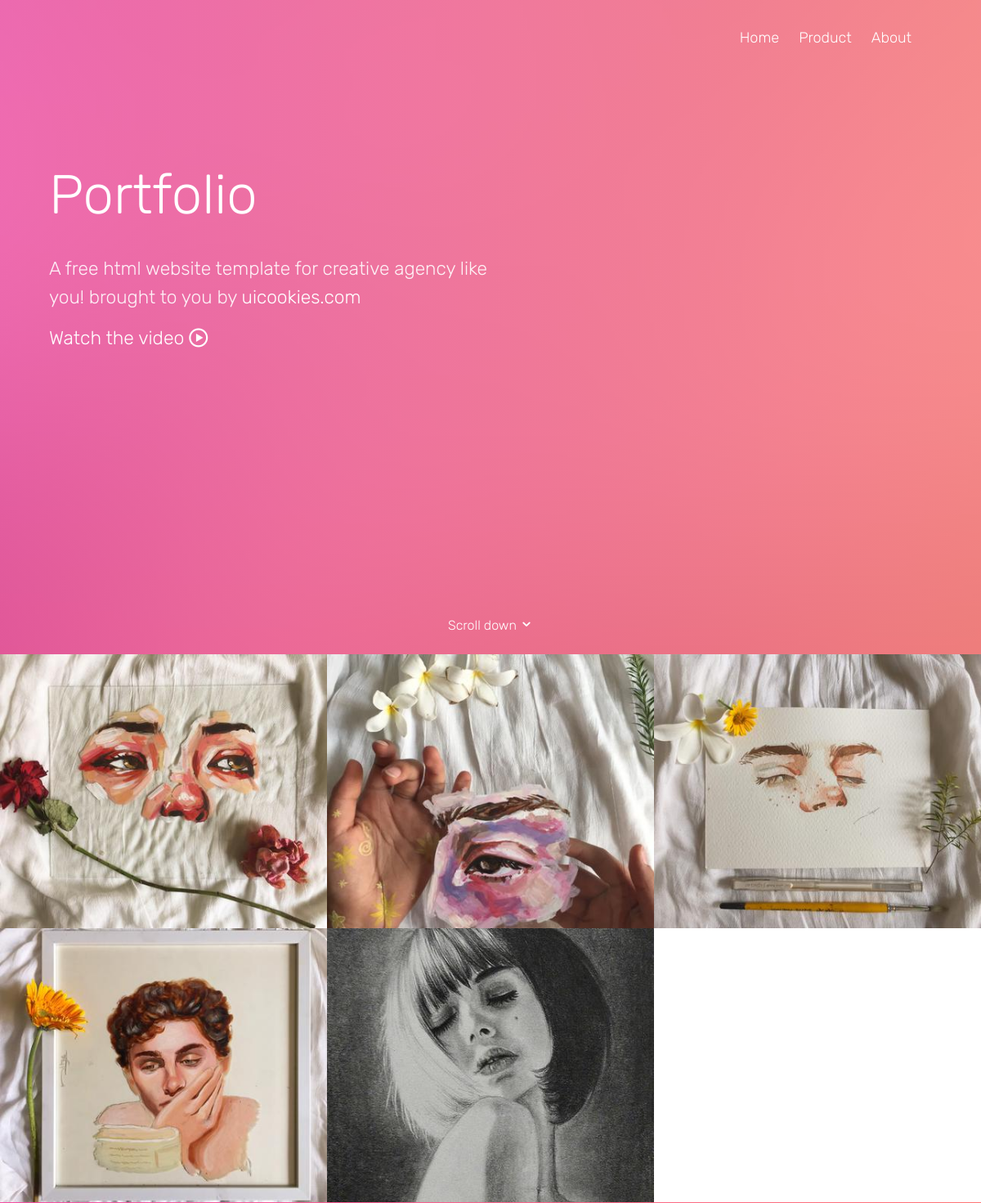
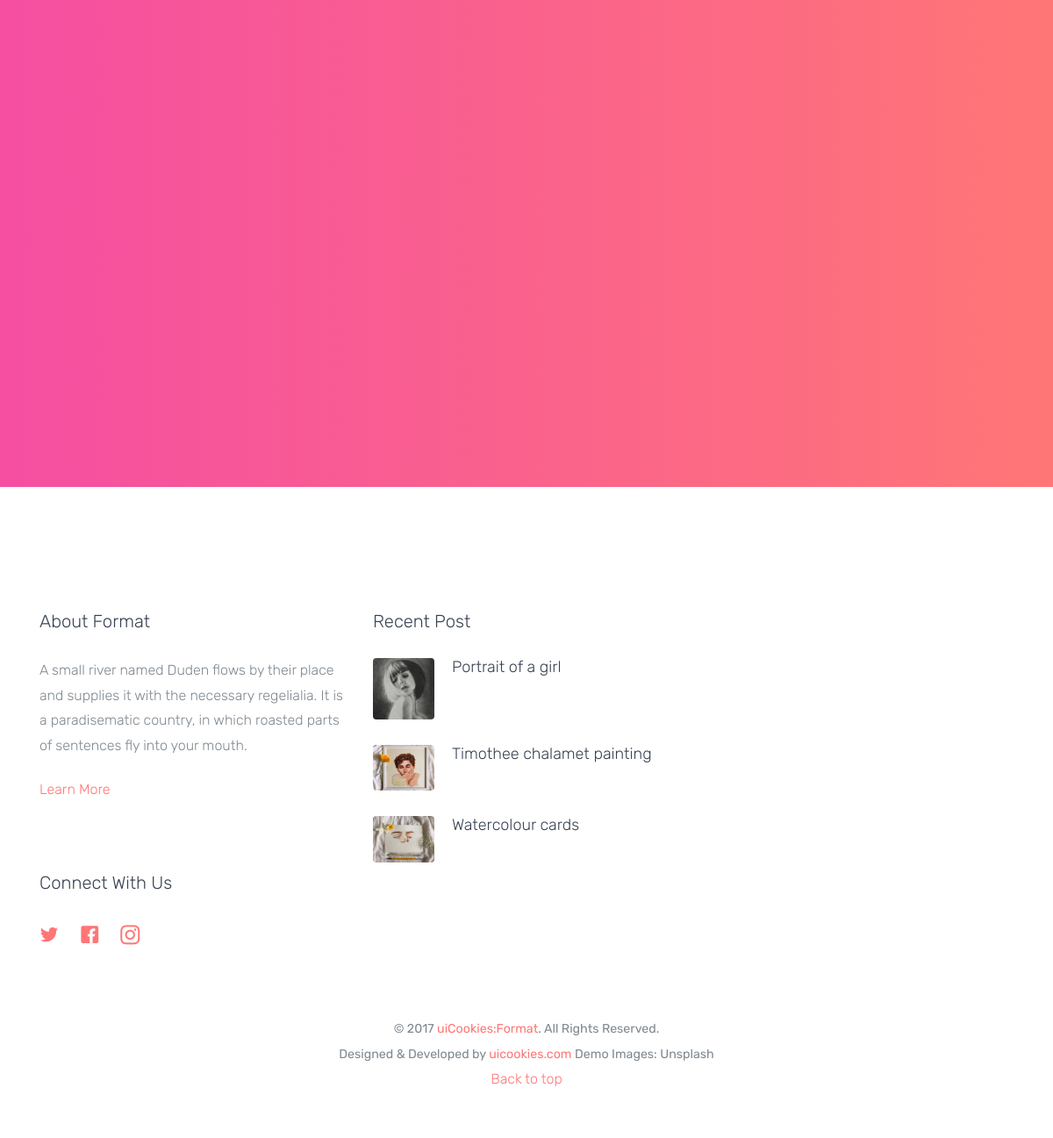
The page /artwork on the database its author committed (2 pictures, top to bottom).
### main/models.py (models this page shows, shortened)
class Art(models.Model):
    name = models.CharField(max_length=50)
    picture = models.ImageField(upload_to='art/')
    picture2 = models.ImageField(upload_to='art/', blank=True, null=True)
    picture3 = models.ImageField(upload_to='art/', blank=True, null=True)
    picture4 = models.ImageField(upload_to='art/', blank=True, null=True)
    description = models.TextField()
    best_size = models.CharField(max_length=15, blank=True, choices=choices)
    pub_date = models.DateField('publish date')
    cropped =  models.ImageField(upload_to='art_croped/', blank=True, null=True)

### main/views.py (the view)
# urls.py: path('artwork', art, name="art"),
def art(request):
    art_work = Art.objects.all()
    return render(request, "main/portfolio.html", {'art':art_work, 'Recent_art':recent_art})

### main/templates/main/portfolio.html (shortened to what this page needs)
{% extends "base.html" %}
{% load static %}
{% block body %}
  <section class="probootstrap-intro" style="background-image: url(img/hero_bg_2.jpg);" data-stellar-background-ratio="0.5">
    <div class="container-fluid">
      <div class="row">
        <div class="col-md-7 probootstrap-intro-text">
          <h1 class="probootstrap-animate">Portfolio</h1>
          <div class="probootstrap-subtitle probootstrap-animate">
            <h2>A free html website template for creative agency like you! brought to you by <a href="https://uicookies.com/" target="_blank">uicookies.com</a></h2>
          </div>
          <p class="watch-intro probootstrap-animate"><a href="https://vimeo.com/45830194" class="popup-vimeo">Watch the video <i class="icon-play2"></i></a></p>
        </div>
      </div>
    </div>
    <a class="probootstrap-scroll-down js-next" href="#next-section">Scroll down <i class="icon-chevron-down"></i></a>
  </section>
  <section id="next-section">
    <div class="container-fluid">
      <div class="row probootstrap-gutter0">
        {% for piece in art %}
        <div class="col-md-4 col-sm-6">
          <a href="{% url 'main:buy' piece.pk %}" class="probootstrap-hover-overlay">
            <img src="{{piece.cropped.url}}" alt="{{piece.name}}" class="img-responsive">
          </a>
        </div>
        {% endfor %}
      </div>
    </div>
  </section>
  <section class="probootstrap-section probootstrap-section-colored">
    <div class="container">
      <div class="row text-center">
      </div>
      <div class="row">
      </div>
    </div>
  </section>
  <footer role="contentinfo" class="probootstrap-footer">
    <div class="container">
      <div class="row">
        <div class="col-md-4">
          <div class="probootstrap-footer-widget">
            <h3>About Format</h3>
            <p>A small river named Duden flows by their place and supplies it with the necessary regelialia. It is a paradisematic country, in which roasted parts of sentences fly into your mouth.</p>
            <p><a href="#" class="link-with-icon">Learn More </a></p>
          </div>
          <div class="probootstrap-footer-widget">
            <h3>Connect With Us</h3>
            <ul class="probootstrap-footer-social">
              <li><a href=""><i class="icon-twitter"></i></a></li>
              <li><a href=""><i class="icon-facebook"></i></a></li>
              <li><a href=""><i class="icon-instagram2"></i></a></li>
            </ul>
          </div>
        </div>
        <div class="col-md-4">
          <div class="probootstrap-footer-widget">
            <h3>Recent Post</h3>
            <ul class="probootstrap-blog-list">
              {% for i in Recent_art %}
              <li>
                <a href="#">
                  <figure><img src="{{i.picture.url}}" alt="{{i.name}}" class="img-responsive"></figure>
                  <div class="text">
                    <h4>{{i.name}}</h4>
                  </div>
                </a>
              </li>
              <br>
              {% endfor %}
            </ul>
          </div>
        </div>
      </div>
      <div class="row mt40">
        <div class="col-md-12 text-center">
          <p>
            <small>&copy; 2017 <a href="https://uicookies.com/" target="_blank">uiCookies:Format</a>. All Rights Reserved. <br> Designed &amp; Developed by <a href="https://uicookies.com/" target="_blank">uicookies.com</a> Demo Images: Unsplash</small><br>
            <a href="#" class="js-backtotop">Back to top</a>
          </p>
        </div>
      </div>
    </div>
  </footer>
{% endblock %}

### rows shown on the page
Art: cropped (picture)
Art: cropped (picture)
Art: cropped (picture), picture (picture), name "Watercolour cards"
Art: cropped (picture), picture (picture), name "Timothee chalamet painting"
Art: cropped (picture), picture (picture), name "Portrait of a girl"
